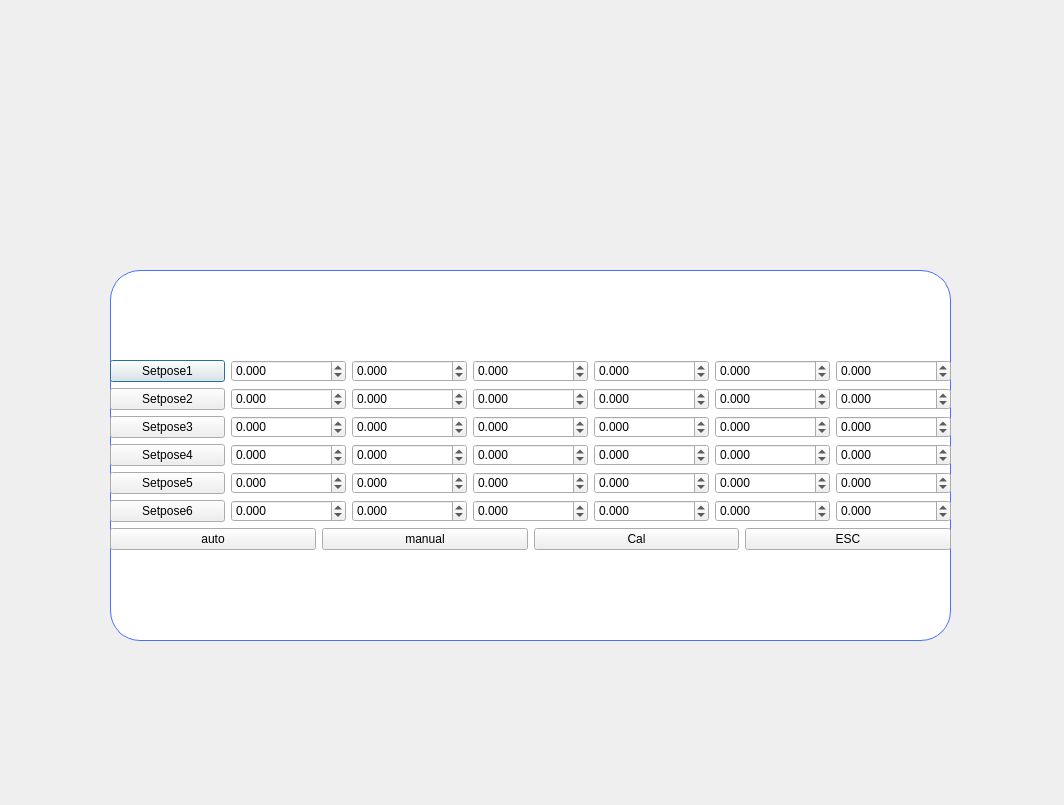
<?xml version="1.0" encoding="UTF-8"?>
<ui version="4.0">
 <class>CalibrationDialog</class>
 <widget class="QDialog" name="CalibrationDialog">
  <property name="geometry">
   <rect>
    <x>0</x>
    <y>0</y>
    <width>1064</width>
    <height>805</height>
   </rect>
  </property>
  <property name="windowTitle">
   <string>Dialog</string>
  </property>
  <widget class="QWidget" name="widget" native="true">
   <property name="geometry">
    <rect>
     <x>110</x>
     <y>270</y>
     <width>841</width>
     <height>371</height>
    </rect>
   </property>
   <property name="styleSheet">
    <string notr="true">.QWidget {
	font: 11pt &quot;Alibaba PuHuiTi 3.0&quot;;
   background-color: white;
   border-radius: 30px;
   border: 1px solid #496FFF;
}</string>
   </property>
   <layout class="QGridLayout" name="gridLayout_2" rowstretch="0" columnstretch="0">
    <item row="0" column="0">
     <layout class="QVBoxLayout" name="verticalLayout">
      <item>
       <layout class="QHBoxLayout" name="horizontalLayout_4">
        <item>
         <widget class="QPushButton" name="Setpose1Button">
          <property name="text">
           <string>Setpose1</string>
          </property>
         </widget>
        </item>
        <item>
         <widget class="QDoubleSpinBox" name="doubleSpinBox1_x">
          <property name="decimals">
           <number>3</number>
          </property>
          <property name="minimum">
           <double>-2000.000000000000000</double>
          </property>
          <property name="maximum">
           <double>2000.000000000000000</double>
          </property>
          <property name="singleStep">
           <double>0.001000000000000</double>
          </property>
         </widget>
        </item>
        <item>
         <widget class="QDoubleSpinBox" name="doubleSpinBox1_y">
          <property name="decimals">
           <number>3</number>
          </property>
          <property name="minimum">
           <double>-2000.000000000000000</double>
          </property>
          <property name="maximum">
           <double>2000.000000000000000</double>
          </property>
          <property name="singleStep">
           <double>0.001000000000000</double>
          </property>
         </widget>
        </item>
        <item>
         <widget class="QDoubleSpinBox" name="doubleSpinBox1_z">
          <property name="decimals">
           <number>3</number>
          </property>
          <property name="minimum">
           <double>-2000.000000000000000</double>
          </property>
          <property name="maximum">
           <double>2000.000000000000000</double>
          </property>
          <property name="singleStep">
           <double>0.001000000000000</double>
          </property>
         </widget>
        </item>
        <item>
         <widget class="QDoubleSpinBox" name="doubleSpinBox1_rx">
          <property name="decimals">
           <number>3</number>
          </property>
          <property name="minimum">
           <double>-2000.000000000000000</double>
          </property>
          <property name="maximum">
           <double>2000.000000000000000</double>
          </property>
          <property name="singleStep">
           <double>0.001000000000000</double>
          </property>
         </widget>
        </item>
        <item>
         <widget class="QDoubleSpinBox" name="doubleSpinBox1_ry">
          <property name="decimals">
           <number>3</number>
          </property>
          <property name="minimum">
           <double>-2000.000000000000000</double>
          </property>
          <property name="maximum">
           <double>2000.000000000000000</double>
          </property>
          <property name="singleStep">
           <double>0.001000000000000</double>
          </property>
         </widget>
        </item>
        <item>
         <widget class="QDoubleSpinBox" name="doubleSpinBox1_rz">
          <property name="decimals">
           <number>3</number>
          </property>
          <property name="minimum">
           <double>-2000.000000000000000</double>
          </property>
          <property name="maximum">
           <double>2000.000000000000000</double>
          </property>
          <property name="singleStep">
           <double>0.001000000000000</double>
          </property>
         </widget>
        </item>
       </layout>
      </item>
      <item>
       <layout class="QHBoxLayout" name="horizontalLayout">
        <item>
         <widget class="QPushButton" name="Setpose2Button">
          <property name="text">
           <string>Setpose2</string>
          </property>
         </widget>
        </item>
        <item>
         <widget class="QDoubleSpinBox" name="doubleSpinBox2_x">
          <property name="decimals">
           <number>3</number>
          </property>
          <property name="minimum">
           <double>-2000.000000000000000</double>
          </property>
          <property name="maximum">
           <double>2000.000000000000000</double>
          </property>
          <property name="singleStep">
           <double>0.001000000000000</double>
          </property>
         </widget>
        </item>
        <item>
         <widget class="QDoubleSpinBox" name="doubleSpinBox2_y">
          <property name="decimals">
           <number>3</number>
          </property>
          <property name="minimum">
           <double>-2000.000000000000000</double>
          </property>
          <property name="maximum">
           <double>2000.000000000000000</double>
          </property>
          <property name="singleStep">
           <double>0.001000000000000</double>
          </property>
         </widget>
        </item>
        <item>
         <widget class="QDoubleSpinBox" name="doubleSpinBox2_z">
          <property name="decimals">
           <number>3</number>
          </property>
          <property name="minimum">
           <double>-2000.000000000000000</double>
          </property>
          <property name="maximum">
           <double>2000.000000000000000</double>
          </property>
          <property name="singleStep">
           <double>0.001000000000000</double>
          </property>
         </widget>
        </item>
        <item>
         <widget class="QDoubleSpinBox" name="doubleSpinBox2_rx">
          <property name="decimals">
           <number>3</number>
          </property>
          <property name="minimum">
           <double>-2000.000000000000000</double>
          </property>
          <property name="maximum">
           <double>2000.000000000000000</double>
          </property>
          <property name="singleStep">
           <double>0.001000000000000</double>
          </property>
         </widget>
        </item>
        <item>
         <widget class="QDoubleSpinBox" name="doubleSpinBox2_ry">
          <property name="decimals">
           <number>3</number>
          </property>
          <property name="minimum">
           <double>-2000.000000000000000</double>
          </property>
          <property name="maximum">
           <double>2000.000000000000000</double>
          </property>
          <property name="singleStep">
           <double>0.001000000000000</double>
          </property>
         </widget>
        </item>
        <item>
         <widget class="QDoubleSpinBox" name="doubleSpinBox2_rz">
          <property name="decimals">
           <number>3</number>
          </property>
          <property name="minimum">
           <double>-2000.000000000000000</double>
          </property>
          <property name="maximum">
           <double>2000.000000000000000</double>
          </property>
          <property name="singleStep">
           <double>0.001000000000000</double>
          </property>
         </widget>
        </item>
       </layout>
      </item>
      <item>
       <layout class="QHBoxLayout" name="horizontalLayout_5">
        <item>
         <widget class="QPushButton" name="Setpose3Button">
          <property name="text">
           <string>Setpose3</string>
          </property>
         </widget>
        </item>
        <item>
         <widget class="QDoubleSpinBox" name="doubleSpinBox3_x">
          <property name="decimals">
           <number>3</number>
          </property>
          <property name="minimum">
           <double>-2000.000000000000000</double>
          </property>
          <property name="maximum">
           <double>2000.000000000000000</double>
          </property>
          <property name="singleStep">
           <double>0.001000000000000</double>
          </property>
         </widget>
        </item>
        <item>
         <widget class="QDoubleSpinBox" name="doubleSpinBox3_y">
          <property name="decimals">
           <number>3</number>
          </property>
          <property name="minimum">
           <double>-2000.000000000000000</double>
          </property>
          <property name="maximum">
           <double>2000.000000000000000</double>
          </property>
          <property name="singleStep">
           <double>0.001000000000000</double>
          </property>
         </widget>
        </item>
        <item>
         <widget class="QDoubleSpinBox" name="doubleSpinBox3_z">
          <property name="decimals">
           <number>3</number>
          </property>
          <property name="minimum">
           <double>-2000.000000000000000</double>
          </property>
          <property name="maximum">
           <double>2000.000000000000000</double>
          </property>
          <property name="singleStep">
           <double>0.001000000000000</double>
          </property>
         </widget>
        </item>
        <item>
         <widget class="QDoubleSpinBox" name="doubleSpinBox3_rx">
          <property name="decimals">
           <number>3</number>
          </property>
          <property name="minimum">
           <double>-2000.000000000000000</double>
          </property>
          <property name="maximum">
           <double>2000.000000000000000</double>
          </property>
          <property name="singleStep">
           <double>0.001000000000000</double>
          </property>
         </widget>
        </item>
        <item>
         <widget class="QDoubleSpinBox" name="doubleSpinBox3_ry">
          <property name="decimals">
           <number>3</number>
          </property>
          <property name="minimum">
           <double>-2000.000000000000000</double>
          </property>
          <property name="singleStep">
           <double>0.001000000000000</double>
          </property>
          <property name="value">
           <double>0.000000000000000</double>
          </property>
         </widget>
        </item>
        <item>
         <widget class="QDoubleSpinBox" name="doubleSpinBox3_rz">
          <property name="decimals">
           <number>3</number>
          </property>
          <property name="minimum">
           <double>-2000.000000000000000</double>
          </property>
          <property name="maximum">
           <double>2000.000000000000000</double>
          </property>
          <property name="singleStep">
           <double>0.001000000000000</double>
          </property>
         </widget>
        </item>
       </layout>
      </item>
      <item>
       <layout class="QHBoxLayout" name="horizontalLayout_3">
        <item>
         <widget class="QPushButton" name="Setpose4Button">
          <property name="text">
           <string>Setpose4</string>
          </property>
         </widget>
        </item>
        <item>
         <widget class="QDoubleSpinBox" name="doubleSpinBox4_x">
          <property name="decimals">
           <number>3</number>
          </property>
          <property name="minimum">
           <double>-2000.000000000000000</double>
          </property>
          <property name="maximum">
           <double>2000.000000000000000</double>
          </property>
          <property name="singleStep">
           <double>0.001000000000000</double>
          </property>
         </widget>
        </item>
        <item>
         <widget class="QDoubleSpinBox" name="doubleSpinBox4_y">
          <property name="decimals">
           <number>3</number>
          </property>
          <property name="minimum">
           <double>-2000.000000000000000</double>
          </property>
          <property name="maximum">
           <double>2000.000000000000000</double>
          </property>
          <property name="singleStep">
           <double>0.001000000000000</double>
          </property>
         </widget>
        </item>
        <item>
         <widget class="QDoubleSpinBox" name="doubleSpinBox4_z">
          <property name="decimals">
           <number>3</number>
          </property>
          <property name="minimum">
           <double>-2000.000000000000000</double>
          </property>
          <property name="maximum">
           <double>2000.000000000000000</double>
          </property>
          <property name="singleStep">
           <double>0.001000000000000</double>
          </property>
         </widget>
        </item>
        <item>
         <widget class="QDoubleSpinBox" name="doubleSpinBox4_rx">
          <property name="decimals">
           <number>3</number>
          </property>
          <property name="minimum">
           <double>-2000.000000000000000</double>
          </property>
          <property name="maximum">
           <double>2000.000000000000000</double>
          </property>
          <property name="singleStep">
           <double>0.001000000000000</double>
          </property>
         </widget>
        </item>
        <item>
         <widget class="QDoubleSpinBox" name="doubleSpinBox4_ry">
          <property name="decimals">
           <number>3</number>
          </property>
          <property name="minimum">
           <double>-2000.000000000000000</double>
          </property>
          <property name="maximum">
           <double>2000.000000000000000</double>
          </property>
          <property name="singleStep">
           <double>0.001000000000000</double>
          </property>
         </widget>
        </item>
        <item>
         <widget class="QDoubleSpinBox" name="doubleSpinBox4_rz">
          <property name="decimals">
           <number>3</number>
          </property>
          <property name="minimum">
           <double>-2000.000000000000000</double>
          </property>
          <property name="maximum">
           <double>2000.000000000000000</double>
          </property>
          <property name="singleStep">
           <double>0.001000000000000</double>
          </property>
         </widget>
        </item>
       </layout>
      </item>
      <item>
       <layout class="QHBoxLayout" name="horizontalLayout_2">
        <item>
         <widget class="QPushButton" name="Setpose5Button">
          <property name="text">
           <string>Setpose5</string>
          </property>
         </widget>
        </item>
        <item>
         <widget class="QDoubleSpinBox" name="doubleSpinBox5_x">
          <property name="decimals">
           <number>3</number>
          </property>
          <property name="minimum">
           <double>-2000.000000000000000</double>
          </property>
          <property name="maximum">
           <double>2000.000000000000000</double>
          </property>
          <property name="singleStep">
           <double>0.001000000000000</double>
          </property>
         </widget>
        </item>
        <item>
         <widget class="QDoubleSpinBox" name="doubleSpinBox5_y">
          <property name="decimals">
           <number>3</number>
          </property>
          <property name="minimum">
           <double>-2000.000000000000000</double>
          </property>
          <property name="maximum">
           <double>2000.000000000000000</double>
          </property>
          <property name="singleStep">
           <double>0.001000000000000</double>
          </property>
         </widget>
        </item>
        <item>
         <widget class="QDoubleSpinBox" name="doubleSpinBox5_z">
          <property name="decimals">
           <number>3</number>
          </property>
          <property name="minimum">
           <double>-2000.000000000000000</double>
          </property>
          <property name="maximum">
           <double>2000.000000000000000</double>
          </property>
          <property name="singleStep">
           <double>0.001000000000000</double>
          </property>
         </widget>
        </item>
        <item>
         <widget class="QDoubleSpinBox" name="doubleSpinBox5_rx">
          <property name="decimals">
           <number>3</number>
          </property>
          <property name="minimum">
           <double>-2000.000000000000000</double>
          </property>
          <property name="maximum">
           <double>2000.000000000000000</double>
          </property>
          <property name="singleStep">
           <double>0.001000000000000</double>
          </property>
         </widget>
        </item>
        <item>
         <widget class="QDoubleSpinBox" name="doubleSpinBox5_ry">
          <property name="decimals">
           <number>3</number>
          </property>
          <property name="minimum">
           <double>-2000.000000000000000</double>
          </property>
          <property name="maximum">
           <double>2000.000000000000000</double>
          </property>
          <property name="singleStep">
           <double>0.001000000000000</double>
          </property>
         </widget>
        </item>
        <item>
         <widget class="QDoubleSpinBox" name="doubleSpinBox5_rz">
          <property name="decimals">
           <number>3</number>
          </property>
          <property name="minimum">
           <double>-2000.000000000000000</double>
          </property>
          <property name="maximum">
           <double>2000.000000000000000</double>
          </property>
          <property name="singleStep">
           <double>0.001000000000000</double>
          </property>
         </widget>
        </item>
       </layout>
      </item>
      <item>
       <layout class="QHBoxLayout" name="horizontalLayout_6">
        <item>
         <widget class="QPushButton" name="Setpose6Button">
          <property name="text">
           <string>Setpose6</string>
          </property>
         </widget>
        </item>
        <item>
         <widget class="QDoubleSpinBox" name="doubleSpinBox6_x">
          <property name="decimals">
           <number>3</number>
          </property>
          <property name="minimum">
           <double>-2000.000000000000000</double>
          </property>
          <property name="maximum">
           <double>2000.000000000000000</double>
          </property>
          <property name="singleStep">
           <double>0.001000000000000</double>
          </property>
         </widget>
        </item>
        <item>
         <widget class="QDoubleSpinBox" name="doubleSpinBox6_y">
          <property name="decimals">
           <number>3</number>
          </property>
          <property name="minimum">
           <double>-2000.000000000000000</double>
          </property>
          <property name="maximum">
           <double>2000.000000000000000</double>
          </property>
          <property name="singleStep">
           <double>0.001000000000000</double>
          </property>
         </widget>
        </item>
        <item>
         <widget class="QDoubleSpinBox" name="doubleSpinBox6_z">
          <property name="decimals">
           <number>3</number>
          </property>
          <property name="minimum">
           <double>-2000.000000000000000</double>
          </property>
          <property name="maximum">
           <double>2000.000000000000000</double>
          </property>
          <property name="singleStep">
           <double>0.001000000000000</double>
          </property>
         </widget>
        </item>
        <item>
         <widget class="QDoubleSpinBox" name="doubleSpinBox6_rx">
          <property name="decimals">
           <number>3</number>
          </property>
          <property name="minimum">
           <double>-2000.000000000000000</double>
          </property>
          <property name="maximum">
           <double>2000.000000000000000</double>
          </property>
          <property name="singleStep">
           <double>0.001000000000000</double>
          </property>
         </widget>
        </item>
        <item>
         <widget class="QDoubleSpinBox" name="doubleSpinBox6_ry">
          <property name="decimals">
           <number>3</number>
          </property>
          <property name="minimum">
           <double>-2000.000000000000000</double>
          </property>
          <property name="maximum">
           <double>2000.000000000000000</double>
          </property>
          <property name="singleStep">
           <double>0.001000000000000</double>
          </property>
         </widget>
        </item>
        <item>
         <widget class="QDoubleSpinBox" name="doubleSpinBox6_rz">
          <property name="decimals">
           <number>3</number>
          </property>
          <property name="minimum">
           <double>-2000.000000000000000</double>
          </property>
          <property name="maximum">
           <double>2000.000000000000000</double>
          </property>
          <property name="singleStep">
           <double>0.001000000000000</double>
          </property>
         </widget>
        </item>
       </layout>
      </item>
      <item>
       <layout class="QHBoxLayout" name="horizontalLayout_7">
        <item>
         <widget class="QPushButton" name="autoButton">
          <property name="text">
           <string>auto</string>
          </property>
         </widget>
        </item>
        <item>
         <widget class="QPushButton" name="manualButton">
          <property name="text">
           <string>manual</string>
          </property>
         </widget>
        </item>
        <item>
         <widget class="QPushButton" name="CalButton">
          <property name="text">
           <string>Cal</string>
          </property>
         </widget>
        </item>
        <item>
         <widget class="QPushButton" name="exitButton">
          <property name="text">
           <string>ESC</string>
          </property>
         </widget>
        </item>
       </layout>
      </item>
     </layout>
    </item>
   </layout>
  </widget>
 </widget>
 <resources/>
 <connections/>
</ui>
